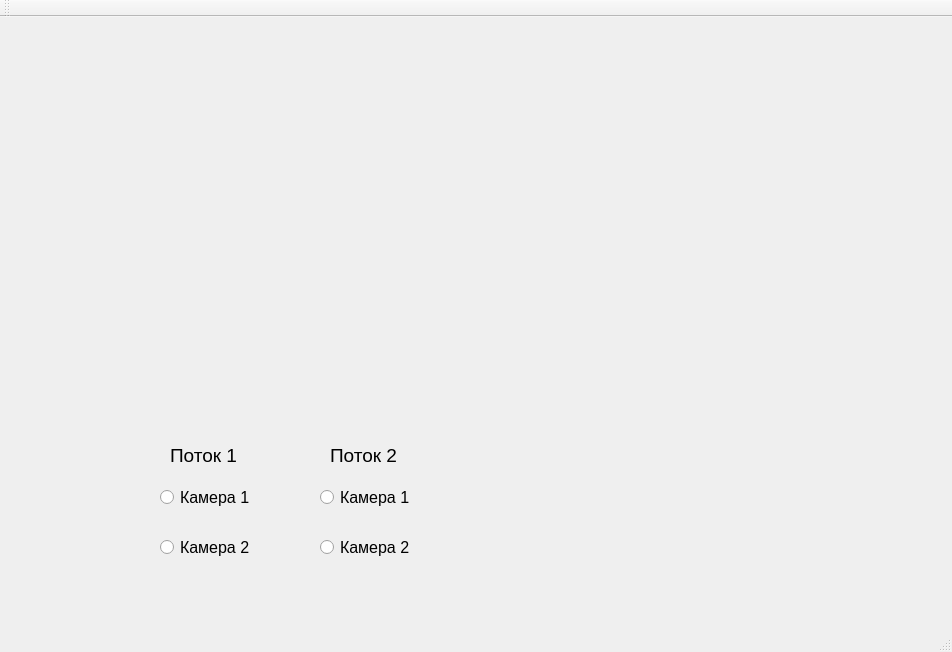
<?xml version="1.0" encoding="UTF-8"?>
<ui version="4.0">
 <class>MainWindow</class>
 <widget class="QMainWindow" name="MainWindow">
  <property name="geometry">
   <rect>
    <x>0</x>
    <y>0</y>
    <width>952</width>
    <height>652</height>
   </rect>
  </property>
  <property name="windowTitle">
   <string>MainWindow</string>
  </property>
  <widget class="QWidget" name="centralWidget">
   <widget class="VlcWidgetVideo" name="widget" native="true">
    <property name="geometry">
     <rect>
      <x>20</x>
      <y>30</y>
      <width>461</width>
      <height>391</height>
     </rect>
    </property>
   </widget>
   <widget class="VlcWidgetVideo" name="widget_2" native="true">
    <property name="geometry">
     <rect>
      <x>520</x>
      <y>30</y>
      <width>391</width>
      <height>271</height>
     </rect>
    </property>
   </widget>
   <widget class="QLabel" name="label">
    <property name="geometry">
     <rect>
      <x>170</x>
      <y>430</y>
      <width>81</width>
      <height>16</height>
     </rect>
    </property>
    <property name="font">
     <font>
      <pointsize>14</pointsize>
     </font>
    </property>
    <property name="text">
     <string>Поток 1</string>
    </property>
   </widget>
   <widget class="QLabel" name="label_2">
    <property name="geometry">
     <rect>
      <x>330</x>
      <y>430</y>
      <width>91</width>
      <height>16</height>
     </rect>
    </property>
    <property name="font">
     <font>
      <pointsize>14</pointsize>
     </font>
    </property>
    <property name="text">
     <string>Поток 2</string>
    </property>
   </widget>
   <widget class="QRadioButton" name="radioButton">
    <property name="geometry">
     <rect>
      <x>160</x>
      <y>470</y>
      <width>95</width>
      <height>20</height>
     </rect>
    </property>
    <property name="font">
     <font>
      <pointsize>12</pointsize>
     </font>
    </property>
    <property name="text">
     <string>Камера 1</string>
    </property>
   </widget>
   <widget class="QRadioButton" name="radioButton_2">
    <property name="geometry">
     <rect>
      <x>160</x>
      <y>520</y>
      <width>95</width>
      <height>20</height>
     </rect>
    </property>
    <property name="font">
     <font>
      <pointsize>12</pointsize>
     </font>
    </property>
    <property name="text">
     <string>Камера 2</string>
    </property>
   </widget>
   <widget class="QRadioButton" name="radioButton_3">
    <property name="geometry">
     <rect>
      <x>320</x>
      <y>470</y>
      <width>95</width>
      <height>20</height>
     </rect>
    </property>
    <property name="font">
     <font>
      <pointsize>12</pointsize>
     </font>
    </property>
    <property name="text">
     <string>Камера 1</string>
    </property>
   </widget>
   <widget class="QRadioButton" name="radioButton_4">
    <property name="geometry">
     <rect>
      <x>320</x>
      <y>520</y>
      <width>95</width>
      <height>20</height>
     </rect>
    </property>
    <property name="font">
     <font>
      <pointsize>12</pointsize>
     </font>
    </property>
    <property name="text">
     <string>Камера 2</string>
    </property>
   </widget>
  </widget>
  <widget class="QMenuBar" name="menuBar">
   <property name="geometry">
    <rect>
     <x>0</x>
     <y>0</y>
     <width>952</width>
     <height>21</height>
    </rect>
   </property>
  </widget>
  <widget class="QToolBar" name="mainToolBar">
   <attribute name="toolBarArea">
    <enum>TopToolBarArea</enum>
   </attribute>
   <attribute name="toolBarBreak">
    <bool>false</bool>
   </attribute>
  </widget>
  <widget class="QStatusBar" name="statusBar"/>
 </widget>
 <layoutdefault spacing="6" margin="11"/>
 <customwidgets>
  <customwidget>
   <class>VlcWidgetVideo</class>
   <extends>QWidget</extends>
   <header location="global">VLCQtWidgets/WidgetVideo.h</header>
   <container>1</container>
   <slots>
    <signal>fullscreen()</signal>
    <slot>toggleFullscreen()</slot>
   </slots>
  </customwidget>
 </customwidgets>
 <resources/>
 <connections/>
</ui>
